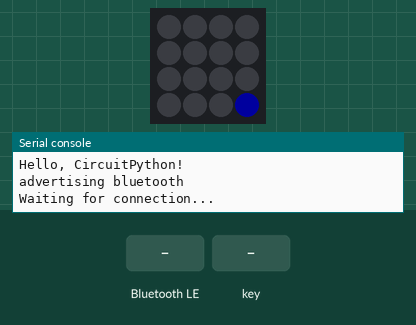
The program below on a simulated CircuitPython board. Parts: 4×4 RGB LED matrix, the last lines printed to the serial console. The test bench sets the inputs (shaded band). Dim RGB values are drawn brighter than linear; nothing arrives over Bluetooth unless stated; USB keyboard and mouse output is not drawn.

Above: at 2.8 s.
2.9 s: "1" written over Bluetooth (the phone connects first, if it has not yet)
4.4 s: key number 0 pressed for 0.2 s
At 4.51 s:
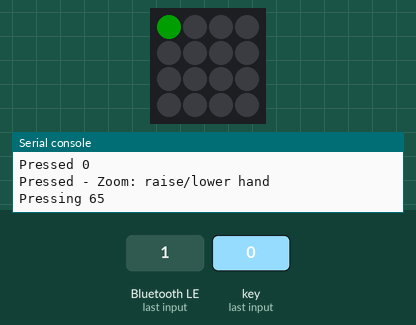
6.1 s: key number 4 pressed for 0.2 s
At 6.2 s:
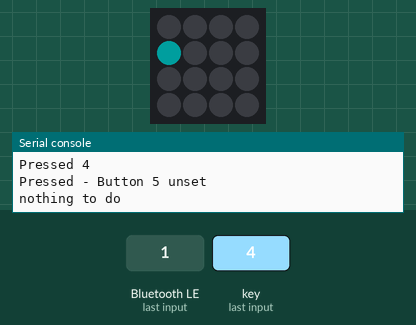
7.8 s: key number 12 pressed for 0.2 s
At 7.91 s:
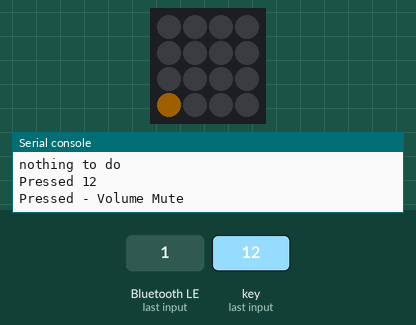
9.5 s: key number 2 pressed for 0.2 s
At 9.61 s:
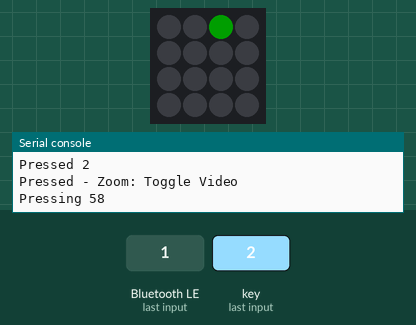
11.2 s: key number 6 pressed for 0.2 s
At 11.32 s:
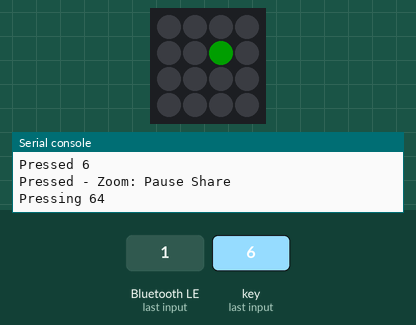
Timing chart, 0 to 13.9 s (numbered marks = the images above; inputs shaded):
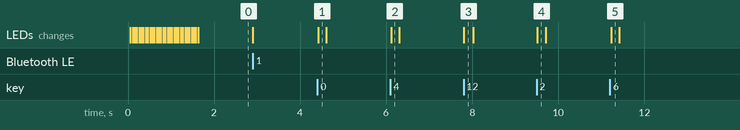

Measured:
- after the input at 4.4 s, the LEDs: change at once (image 1)
- after the input at 6.1 s, the LEDs: change at once (image 2)
- after the input at 7.8 s, the LEDs: change at once (image 3)
- after the input at 9.5 s, the LEDs: change at once (image 4)
- after the input at 11.2 s, the LEDs: change at once (image 5)

The program:

code.py
```python
import time

# needed for keycodes
from adafruit_hid.keycode import Keycode
from adafruit_hid.consumer_control_code import ConsumerControlCode

# Needed for Edge Detection
from adafruit_neotrellis.neotrellis import NeoTrellis

# my imports
from arcade_hid import ArcadeKeyboard
from buttons import LambdaButton, EmptyButton, KeyComboButton, VolumeButton
from trellis import Trellis

print("Hello, CircuitPython!")
def on_press(event):
    # Button Orientation If the Switch is on the top
    #  3  7 11 15
    #  2  6 10 14
    #  1  5  9 13
    #  0  4  8 12

    # turn the LED on when a rising edge is detected
    if event.edge == NeoTrellis.EDGE_RISING:
        print(f'Pressed {event.number}')
        button = buttons[event.number]

        trellis.pixels[event.number] = button.color
        button.onPress()

    # turn the LED off when a falling edge is detected
    elif event.edge == NeoTrellis.EDGE_FALLING:
        trellis.pixels[event.number] = OFF

ble = ArcadeKeyboard()
ble.start()
k = ble.get_keyboard()
cc = ble.get_consumer_control()

trellis = Trellis(on_press)
trellis.start()

# some color definitions
OFF = (0, 0, 0)
RED = (255, 0, 0)
YELLOW = (255, 150, 0)
GREEN = (0, 255, 0)
CYAN = (0, 255, 255)
BLUE = (0, 0, 255)
PURPLE = (180, 0, 255)

buttons = [
        # Column 0
        KeyComboButton("Zoom: raise/lower hand",        GREEN, k, Keycode.F8),
        KeyComboButton("Zoom: Copy Invite Link",        GREEN, k, Keycode.F4),
        KeyComboButton("Zoom: Toggle Video",            GREEN, k, Keycode.F1),
        KeyComboButton("Zoom: Toggle Audio",            GREEN, k, Keycode.F6),

        # Column 1
        EmptyButton(   "Button 5 unset",                CYAN),
        EmptyButton(   "Button 4 unset",                CYAN),
        KeyComboButton("Zoom: Pause Share",             GREEN, k, Keycode.F7),
        KeyComboButton("Zoom: Share",                   GREEN, k, Keycode.F2),

        # Column 2
        KeyComboButton("OBS: Transition",               BLUE,  k, Keycode.F10),
        KeyComboButton("OBS: Screen Shot Output",       BLUE,  k, Keycode.F9),
        KeyComboButton("OBS: Toggle Virtual Camera",    BLUE,  k, Keycode.F12),
        KeyComboButton("OBS: Switch to Default Scene",  BLUE,  k, Keycode.F11, Keycode.F10),

        # Column 3
        VolumeButton(  "Volume Mute",                   YELLOW, cc, ConsumerControlCode.MUTE),
        VolumeButton(  "Volume Mute",                   YELLOW, cc, ConsumerControlCode.MUTE),
        VolumeButton(  "Volume Down",                   YELLOW, cc, ConsumerControlCode.VOLUME_DECREMENT),
        VolumeButton(  "Volume Up",                     YELLOW, cc, ConsumerControlCode.VOLUME_INCREMENT),
        ]

def wait_for_bluetooth_connection():
    ble_counter = 0
    pixels = trellis.pixels

    print ("Waiting for connection...")
    pixels[15] = BLUE
    next_color = YELLOW
    while not ble.is_connected():
        ble_counter += 1
        if ble_counter > 50000:
            ble_counter = 0
            print ("Waiting for connection...")
            swap = pixels[15]
            pixels[15] = next_color
            next_color = swap
        pass

    pixels[15] = OFF
    print("Start typing:")

while True:
    wait_for_bluetooth_connection()

    while ble.is_connected():

        # call the sync function call any triggered callbacks
        trellis.sync()
        # the trellis can only be read every 17 millisecons or so
        time.sleep(0.02)

    ble.start_advertising()
```

arcade_hid.py
```python
# Needed to be a bluetooth keyboard
import adafruit_ble
from adafruit_ble.advertising import Advertisement
from adafruit_ble.advertising.standard import ProvideServicesAdvertisement
from adafruit_ble.services.standard.hid import HIDService
from adafruit_ble.services.standard.device_info import DeviceInfoService
from adafruit_hid.consumer_control import ConsumerControl
from adafruit_hid.keyboard import Keyboard
from adafruit_hid.keyboard_layout_us import KeyboardLayoutUS
from adafruit_hid.mouse import Mouse
import usb_hid

class ArcadeKeyboard:
    def start(self):
        # set up keyboard and bluethooth
        hid = HIDService()

        advertisement = ProvideServicesAdvertisement(hid)
        advertisement.appearance = 961
        scan_response = Advertisement()
        scan_response.complete_name = "NeoPixel Buttons"

        ble = adafruit_ble.BLERadio()
        if not ble.connected:
            print("advertising bluetooth")
            ble.start_advertising(advertisement, scan_response)
        else:
            print("already connected bluetooth")
            print(ble.connections)

        k = Keyboard(hid.devices)
        kl = KeyboardLayoutUS(k)
        mouse = Mouse(hid.devices)
        cc = ConsumerControl(hid.devices)

        # private fields
        self.hid = hid
        self.ble = ble
        self.advertisement = advertisement
        self.k = k
        self.kl = kl
        self.mouse = mouse
        self.cc = cc

    def start_advertising(self):
        ble = self.ble
        advertisement = self.advertisement

        ble.start_advertising(advertisement)


    def is_connected(self):
        return self.ble.connected

    def get_keyboard(self):
        return self.k

    def get_consumer_control(self):
        return self.cc
```

buttons.py
```python
from adafruit_hid.keycode import Keycode

class LambdaButton:
    def __init__(self, name, color, func):
        self.name = name
        self.color = color
        self.onPressFunc = func

    def onPress(self):
        print(f"Pressed - {self.name}")
        self.onPressFunc()

class EmptyButton:
    def __init__(self, name, color):
        self.name = name
        self.color = color

    def onPress(self):
        print(f"Pressed - {self.name}")
        print("nothing to do")

class KeyComboButton:
    def __init__(self, name, color, keyboard, *keycodes):
        self.name = name
        self.color = color
        self.keyboard = keyboard
        self.keycodes = keycodes

    def onPress(self):
        print(f"Pressed - {self.name}")
        for keycode in self.keycodes:
            print(f"Pressing {keycode}")
            self.keyboard.send(Keycode.CONTROL, Keycode.SHIFT, Keycode.ALT, keycode)

class VolumeButton:
    def __init__(self, name, color, consumerControl, volumeCommand):
        self.name = name
        self.color = color
        self.consumerControl = consumerControl
        self.cmd = volumeCommand

    def onPress(self):
        print(f"Pressed - {self.name}")
        cc = self.consumerControl
        cmd = self.cmd
        cc.send(cmd)
```

trellis.py
```python
import time
import board
from adafruit_neotrellis.neotrellis import NeoTrellis

# some color definitions
OFF = (0, 0, 0)
RED = (255, 0, 0)
YELLOW = (255, 150, 0)
GREEN = (0, 255, 0)
CYAN = (0, 255, 255)
BLUE = (0, 0, 255)
PURPLE = (180, 0, 255)


class Trellis:

    def __init__(self, on_press):
        self.on_press = on_press


    def start(self):
        on_press = self.on_press
        # create the i2c object for the trellis
        i2c_bus = board.I2C()  # uses board.SCL and board.SDA
        trellis = NeoTrellis(i2c_bus)
        trellis.brightness = 0.12

        for i in range(16):
            trellis.activate_key(i, NeoTrellis.EDGE_RISING)
            trellis.activate_key(i, NeoTrellis.EDGE_FALLING)
            trellis.callbacks[i] = on_press

            # cycle the LEDs on startup
            trellis.pixels[i] = PURPLE
            time.sleep(0.05)

        for i in range(16):
            trellis.pixels[i] = OFF
            time.sleep(0.05)

        # private fields
        self.trellis = trellis
        self.pixels = trellis.pixels

    def sync(self):
        self.trellis.sync()
```
